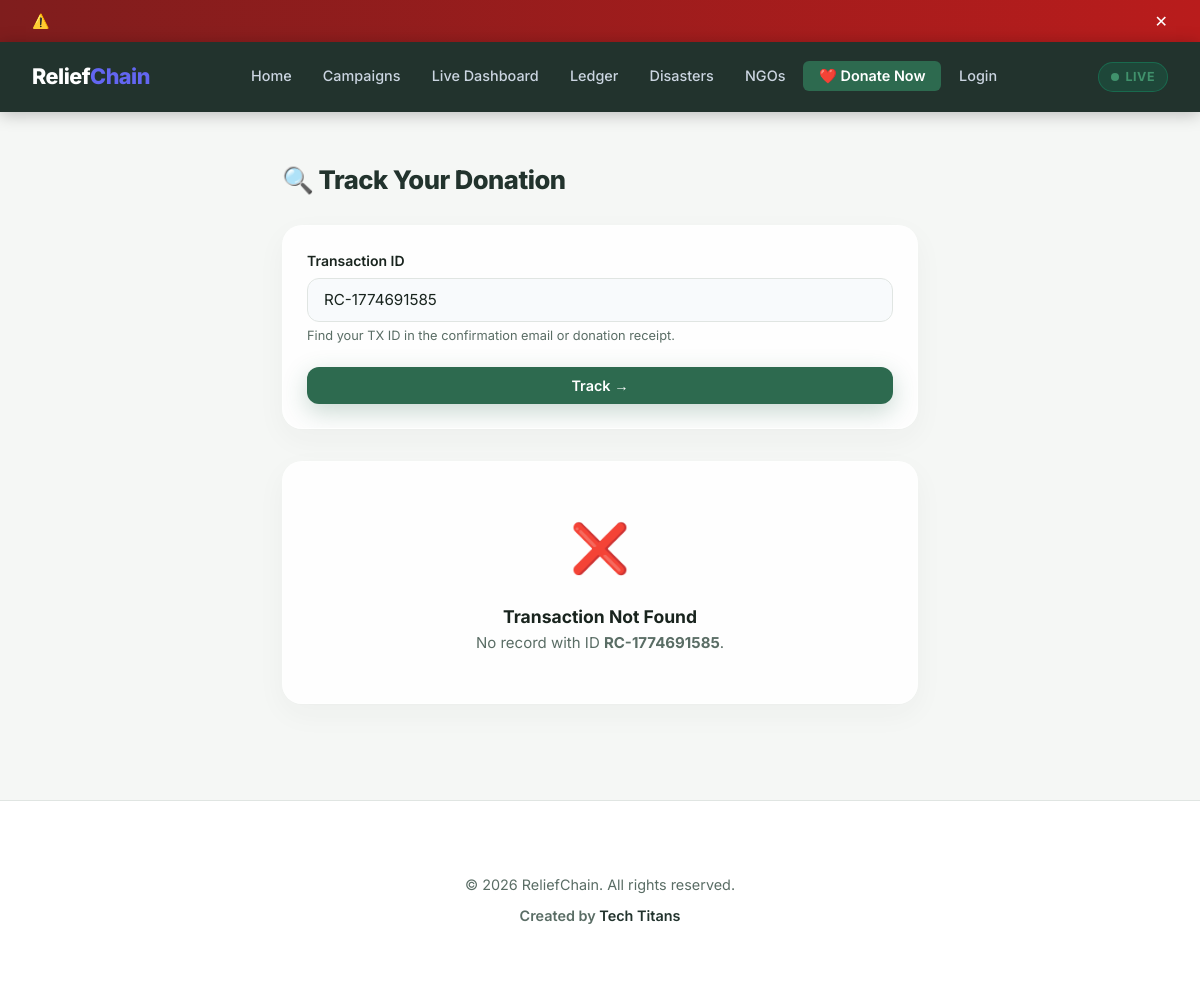
/track?tx_id=RC-1774691585, run on an earlier commit of the app's database.
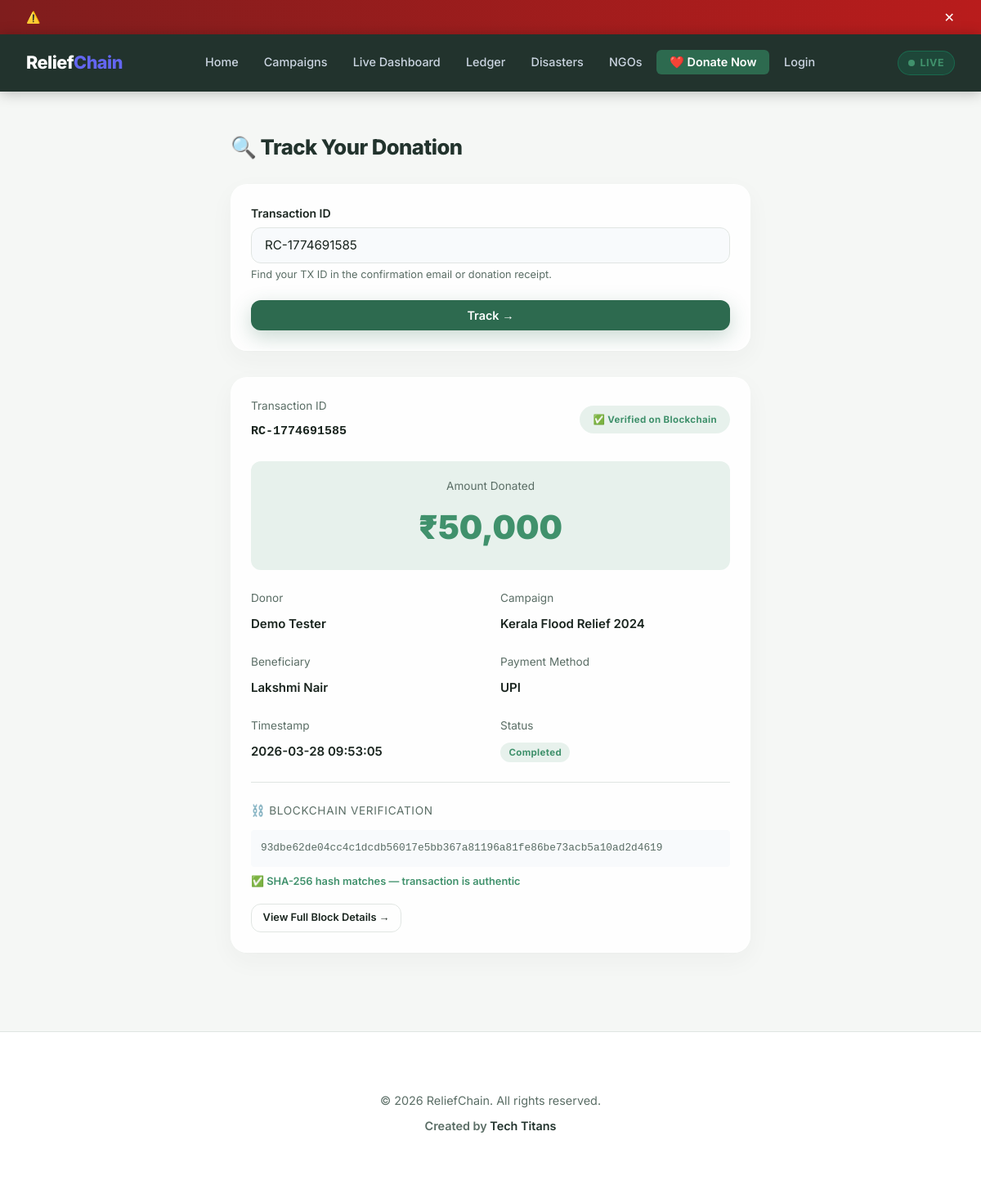
And on a later commit of the database.
### tables this page shows
CREATE TABLE donations (
            id INTEGER PRIMARY KEY AUTOINCREMENT,
            tx_id TEXT UNIQUE NOT NULL,
            donor_name TEXT NOT NULL,
            donor_email TEXT,
            amount INTEGER NOT NULL,
            campaign_id INTEGER,
            beneficiary TEXT,
            status TEXT DEFAULT 'completed',
            transaction_hash TEXT,
            payment_method TEXT DEFAULT 'UPI',
            timestamp DATETIME DEFAULT CURRENT_TIMESTAMP,
            FOREIGN KEY (campaign_id) REFERENCES campaigns(id)
        );

CREATE TABLE campaigns (
            id INTEGER PRIMARY KEY AUTOINCREMENT,
            name TEXT NOT NULL,
            description TEXT,
            target_amount INTEGER DEFAULT 1000000,
            raised_amount INTEGER DEFAULT 0,
            beneficiary_count INTEGER DEFAULT 0,
            region TEXT,
            category TEXT,
            status TEXT DEFAULT 'active',
            image_icon TEXT DEFAULT '🌊',
            created_at DATETIME DEFAULT CURRENT_TIMESTAMP
        );

CREATE TABLE ledger (
            id INTEGER PRIMARY KEY AUTOINCREMENT,
            block_number INTEGER NOT NULL,
            transaction_type TEXT DEFAULT 'donation',
            amount INTEGER NOT NULL,
            from_entity TEXT,
            to_entity TEXT,
            campaign TEXT,
            tx_id TEXT,
            hash TEXT NOT NULL,
            prev_hash TEXT,
            timestamp DATETIME DEFAULT CURRENT_TIMESTAMP
        );

### app.py (the view)
@app.route('/track', methods=['GET', 'POST'])
def track_donation():
    tx_id = request.args.get('tx_id') or (request.form.get('tx_id') if request.method == 'POST' else None)
    donation = None
    ledger_entry = None
    if tx_id:
        db = get_db()
        c = db.cursor()
        c.execute("""SELECT d.*, c.name as campaign_name FROM donations d
                     LEFT JOIN campaigns c ON d.campaign_id=c.id WHERE d.tx_id=?""", (tx_id,))
        donation = c.fetchone()
        c.execute("SELECT * FROM ledger WHERE tx_id=?", (tx_id,))
        ledger_entry = c.fetchone()
        if request.method == 'POST' and not donation:
            flash('Transaction ID not found.', 'error')
    return render_template('track_donation.html', donation=donation, ledger_entry=ledger_entry, tx_id=tx_id)

### app.py (called while the page is built)
@app.context_processor
def inject_now():
    return {'now': _dt.now}

def get_db():
    db = getattr(g, '_database', None)
    if db is None:
        db = g._database = sqlite3.connect(DATABASE, check_same_thread=False)
        db.row_factory = sqlite3.Row
    return db

@app.teardown_appcontext
def close_connection(exception):
    db = getattr(g, '_database', None)
    if db is not None:
        db.close()

### templates/track_donation.html (shortened to what this page needs)
{% extends 'base.html' %}
{% block content %}
<div class="container" style="max-width:700px;padding-top:3rem;">
    <h1 class="page-title">🔍 Track Your Donation</h1>
    <div class="card" style="margin-top:1.5rem;margin-bottom:2rem;">
        <form method="POST" action="{{ url_for('track_donation') }}">
            <div class="form-group">
                <label class="form-label">Transaction ID</label>
                <input type="text" name="tx_id" class="form-control" placeholder="RC-XXXXXXXXXX" value="{{ tx_id or '' }}" required>
                <div class="form-hint">Find your TX ID in the confirmation email or donation receipt.</div>
            </div>
            <button type="submit" class="btn btn-primary btn-block">Track →</button>
        </form>
    </div>
    {% if donation %}
    <div class="card">
        <div style="display:flex;justify-content:space-between;align-items:center;margin-bottom:1.5rem;">
            <div>
                <div class="text-sm text-muted mb-1">Transaction ID</div>
                <div class="font-mono" style="font-weight:700;">{{ donation.tx_id }}</div>
            </div>
            <span class="badge badge-success" style="padding:0.5rem 1rem;">✅ Verified on Blockchain</span>
        </div>
        <div style="background:var(--success-light);border-radius:var(--radius-sm);padding:1.25rem;margin-bottom:1.5rem;text-align:center;">
            <div class="text-sm text-muted mb-1">Amount Donated</div>
            <div style="font-size:2.5rem;font-weight:900;color:var(--success);">₹{{ '{:,.0f}'.format(donation.amount) }}</div>
        </div>
        <div class="grid-2" style="margin-bottom:1.5rem;">
            <div><div class="text-sm text-muted mb-1">Donor</div><div style="font-weight:600;">{{ donation.donor_name }}</div></div>
            <div><div class="text-sm text-muted mb-1">Campaign</div><div style="font-weight:600;">{{ donation.campaign_name or '—' }}</div></div>
            <div><div class="text-sm text-muted mb-1">Beneficiary</div><div style="font-weight:600;">{{ donation.beneficiary }}</div></div>
            <div><div class="text-sm text-muted mb-1">Payment Method</div><div style="font-weight:600;">{{ donation.payment_method }}</div></div>
            <div><div class="text-sm text-muted mb-1">Timestamp</div><div style="font-weight:600;">{{ donation.timestamp }}</div></div>
            <div><div class="text-sm text-muted mb-1">Status</div><span class="badge badge-success">{{ donation.status|capitalize }}</span></div>
        </div>
        {% if ledger_entry %}
        <div class="divider"></div>
        <div class="text-sm text-muted" style="text-transform:uppercase;letter-spacing:0.05em;margin-bottom:0.75rem;">⛓️ Blockchain Verification</div>
        <div class="block-hash" style="word-break:break-all;padding:0.75rem;font-size:0.8rem;">{{ ledger_entry.hash }}</div>
        <div class="hash-verified" style="margin-top:0.5rem;">✅ SHA-256 hash matches — transaction is authentic</div>
        <div style="margin-top:1rem;">
            <a href="{{ url_for('transaction_detail', tx_id=donation.tx_id) }}" class="btn btn-outline btn-sm">View Full Block Details →</a>
        </div>
        {% endif %}
    </div>
    {% elif tx_id %}
    <div class="card" style="text-align:center;padding:3rem;">
        <div style="font-size:3rem;margin-bottom:1rem;">❌</div>
        <h3>Transaction Not Found</h3>
        <p class="text-muted">No record with ID <strong>{{ tx_id }}</strong>.</p>
    </div>
    {% endif %}
</div>
{% endblock %}

What changed in the data, as far as the page shows it:
added donations: tx_id "RC-1774691585", amount "50,000", donor_name "Demo Tester", beneficiary "Lakshmi Nair", payment_method "UPI", timestamp "2026-03-28 09:53:05", status "Completed"
now on this page (row edited): campaigns: name "Kerala Flood Relief 2024"
added ledger: hash "93dbe62de04cc4c1dcdb56017e5bb367a81196a81fe86be73acb5a10ad2d4619"
Also different on the page:
{{ tx_id }}: "RC-1774691585" → (not shown)
text no longer shown: "❌ Transaction Not Found No record with ID ."
text now shown: "Transaction ID ✅ Verified on Blockchain Amount Donated ₹ Donor Campaign Beneficiary Payment Method Timestamp Status ⛓️ BLOCKCHAIN VERIFICATION ✅ SHA-256 hash matches — transaction is authentic View Full Block Details →"
